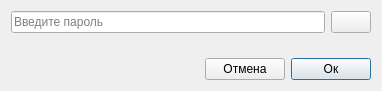
<?xml version="1.0" encoding="UTF-8"?>
<ui version="4.0">
 <class>QPasswordDialog</class>
 <widget class="QDialog" name="QPasswordDialog">
  <property name="geometry">
   <rect>
    <x>0</x>
    <y>0</y>
    <width>382</width>
    <height>91</height>
   </rect>
  </property>
  <property name="windowTitle">
   <string>Dialog</string>
  </property>
  <layout class="QHBoxLayout" name="horizontalLayout_2">
   <item>
    <layout class="QVBoxLayout" name="verticalLayout">
     <item>
      <layout class="QHBoxLayout" name="horizontalLayout_3">
       <item>
        <widget class="QLineEdit" name="lineEdit">
         <property name="echoMode">
          <enum>QLineEdit::Password</enum>
         </property>
         <property name="placeholderText">
          <string>Введите пароль</string>
         </property>
         <property name="clearButtonEnabled">
          <bool>false</bool>
         </property>
        </widget>
       </item>
       <item>
        <widget class="QPushButton" name="pushButton">
         <property name="text">
          <string/>
         </property>
         <property name="icon">
          <iconset resource="res.qrc">
           <normaloff>:/image/image/visible.png</normaloff>:/image/image/visible.png</iconset>
         </property>
        </widget>
       </item>
      </layout>
     </item>
     <item>
      <spacer name="verticalSpacer">
       <property name="orientation">
        <enum>Qt::Vertical</enum>
       </property>
       <property name="sizeHint" stdset="0">
        <size>
         <width>20</width>
         <height>40</height>
        </size>
       </property>
      </spacer>
     </item>
     <item>
      <layout class="QHBoxLayout" name="horizontalLayout">
       <item>
        <spacer name="horizontalSpacer">
         <property name="orientation">
          <enum>Qt::Horizontal</enum>
         </property>
         <property name="sizeHint" stdset="0">
          <size>
           <width>40</width>
           <height>20</height>
          </size>
         </property>
        </spacer>
       </item>
       <item>
        <widget class="QPushButton" name="pushButton_Close">
         <property name="text">
          <string>Отмена</string>
         </property>
        </widget>
       </item>
       <item>
        <widget class="QPushButton" name="pushButton_Save">
         <property name="text">
          <string>Ок</string>
         </property>
         <property name="default">
          <bool>true</bool>
         </property>
        </widget>
       </item>
      </layout>
     </item>
    </layout>
   </item>
  </layout>
 </widget>
 <resources>
  <include location="res.qrc"/>
 </resources>
 <connections/>
</ui>
